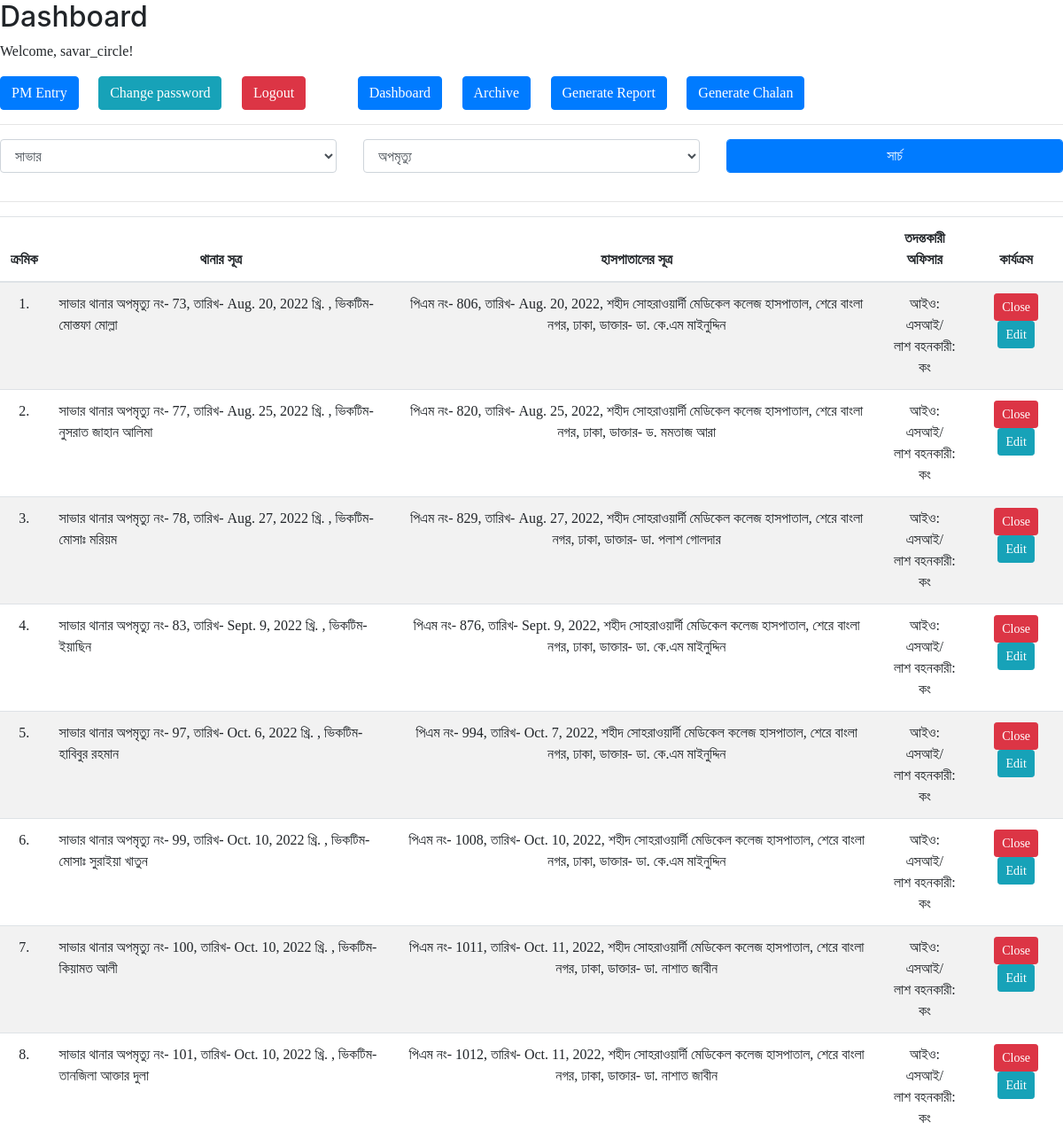
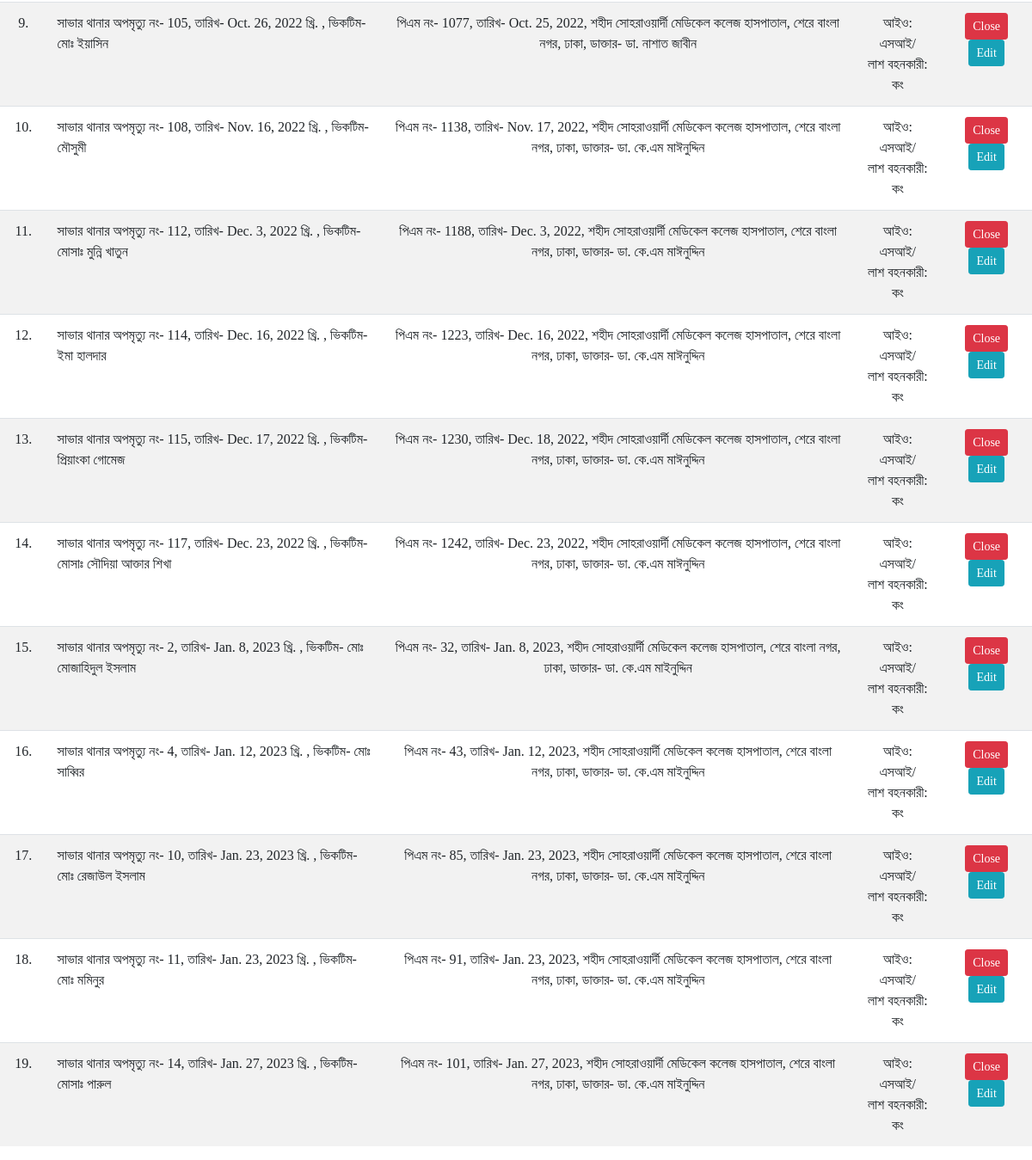
Screenshot of / (signed in) with the database file from the repository (2 pictures, top to bottom).
### myapp/models.py (models this page shows)
class CustomUser(AbstractUser):
    first_name = None
    last_name = None
    psname = models.CharField(max_length=255, null=True, blank=True)
    pschache = models.CharField(max_length=255, null=True, blank=True)
    casechache = models.CharField(max_length=255, null=True, blank=True)

class PmList(models.Model):
    pmNo = models.IntegerField(default=0)
    pmdate = models.DateField(default=datetime.date.today)
    uniquepmid = models.CharField(max_length=16, unique=True)
    hospitalName = models.CharField(max_length=256)
    doctorName = models.CharField(max_length=256, null=True, blank=True)
    victimName = models.CharField(max_length=256)
    referencePS = models.CharField(max_length=32)
    referenceType = models.CharField(max_length=64)
    referenceNo = models.IntegerField(default=0)
    referenceDate = models.DateField(default=datetime.date.today)
    referenceSection = models.CharField(max_length=256, null=True, blank=True)
    reminderNo = models.IntegerField(default=0)
    lastMemoNo = models.IntegerField(default=0)
    lastMemoDate = models.DateField(default=datetime.date.today)
    status = models.CharField(max_length=64, default='pending')
    investofficer = models.CharField(max_length=256)
    caringcong = models.CharField(max_length=256)
    pmavailablity = models.CharField(max_length=16)
    pmstatus = models.CharField(max_length=16)
    dnaavailablity = models.CharField(max_length=16)
    dnastatus = models.CharField(max_length=16)
    maavailablity = models.CharField(max_length=16)
    mastatus = models.CharField(max_length=16)
    caavailablity = models.CharField(max_length=16)
    castatus = models.CharField(max_length=16)
    otheravailablity = models.CharField(max_length=16)
    otherstatus = models.CharField(max_length=16)

### myapp/views.py (the view)
# urls.py: path('', views.dashboard),
@login_required
def dashboard(request):
    if request.method == 'POST':
        userid = request.user.id
        pschache = request.POST['pschache']
        casechache = request.POST['casechache']
        CustomUser.objects.filter(id=userid).update(pschache=pschache, casechache=casechache)
        return redirect('/')
    else:
        pslist = config.pslist
        optlist = ['অপমৃত্যু', 'মামলা']
        activeps = request.user.pschache
        activelist = request.user.casechache
        context = ""
        if activeps:
            if activelist:
                context = PmList.objects.filter(referencePS=activeps, referenceType=activelist)
            else:
                context = PmList.objects.filter(referencePS=activeps)
        else:
            if activelist:
                context = PmList.objects.filter(referenceType=activelist)
            else:
                context = PmList.objects.all()
        return render(request, 'dashboard.html', {'context' : context, 'pslist' : pslist, 'optlist' : optlist})

### templates/dashboard.html (shortened to what this page needs)
{% extends 'base.html' %}
{% block content %}
  <h2>Dashboard</h2>
  <p>Welcome, {{ user.username }}!</p>
  <a href="{% url 'insertnewpm' %}"><button class="btn btn-primary">PM Entry</button></a>&nbsp;&nbsp;&nbsp;&nbsp;
  <a href="{% url 'change_password' %}"><button class="btn btn-info">Change password</button></a>&nbsp;&nbsp;&nbsp;&nbsp;
  <a href="{% url 'logout' %}"><button class="btn btn-danger">Logout</button></a>&nbsp;&nbsp;&nbsp;&nbsp;&nbsp;&nbsp;&nbsp;&nbsp;&nbsp;&nbsp;&nbsp;&nbsp;
  {% if request.user.is_superuser %}
  <a href="{% url 'home' %}"><button class="btn btn-primary">Dashboard</button></a>&nbsp;&nbsp;&nbsp;&nbsp;
  <a href="{% url 'archive' %}"><button class="btn btn-primary">Archive</button></a>&nbsp;&nbsp;&nbsp;&nbsp;
  <a href="{% url 'generateReport' %}"><button class="btn btn-primary">Generate Report</button></a>&nbsp;&nbsp;&nbsp;&nbsp;
  <a href="{% url 'generateChalan' %}"><button class="btn btn-primary">Generate Chalan</button></a>
  {% endif %}
  <br/><hr/>
  <form method="post">
    <div class="row">
      <div class="col">
        <div class="form-group">
          <select name="pschache" class="form-control">
            {% for local_ps in pslist %}
            {% if local_ps == request.user.pschache %}
            <option selected>{{ local_ps }}</option>
            {% else %}
            <option>{{ local_ps }}</option>
            {% endif %}
            {% endfor %}
          </select>
        </div>
      </div>
      <div class="col">
        <div class="form-group">
          <select name="casechache" class="form-control">
            {% for local_opt in optlist %}
            {% if local_opt == request.user.casechache %}
            <option selected>{{ local_opt }}</option>
            {% else %}
            <option>{{ local_opt }}</option>
            {% endif %}
            {% endfor %}
          </select>
        </div>
      </div>
      <div class="col">
        <div class="form-group">
          <button type="submit" class="form-control btn btn-primary">সার্চ</button>
        </div>
      </div>
    </diV>
  </form><hr/>
<table class="table table-striped table-inverse table-responsive">
    <thead>
        <tr>
            <th class="text-center">ক্রমিক</th>
            <th class="text-center">থানার সূত্র</th>
            <th class="text-center">হাসপাতালের সূত্র</th>
            <th class="text-center">তদন্তকারী অফিসার</th>
            <th class="text-center">কার্যক্রম</th>
        </tr>
        </thead>
        <tbody>
            {% for data in context %}
            <tr>
                <td class="text-center">{{ forloop.counter }}.</td>
                <td>{{ data.referencePS }} থানার {{ data.referenceType }} নং- {{ data.referenceNo }}, তারিখ- {{ data.referenceDate }} খ্রি.
                    , ভিকটিম- {{ data.victimName }}
                </td>
                <td class="text-center">পিএম নং- {{ data.pmNo }}, তারিখ- {{ data.pmdate }}, {{ data.hospitalName }}, ডাক্তার- {{ data.doctorName }}</td>
                <td class="text-center">আইও: {{ data.investofficer }}<br/>লাশ বহনকারী: {{ data.caringcong }}</td>
                <td class="text-center">
                  {% if request.user.is_superuser or data.referencePS == request.user.psname %}
                    <a href="close/{{ data.id }}"><button class='btn btn-sm btn-danger'>Close</button></a>
                    <a href="edit/{{ data.id }}"><button class='btn btn-sm btn-info'>Edit</button></a>
                  {% endif %}
              </td>
            </tr>
            {% endfor %}
        </tbody>
</table>
{% endblock %}

### templates/base.html (shortened to what this page needs)
<!DOCTYPE html>
{% load static %}
<html lang="en">
<head>
    <link rel="stylesheet" href="{% static 'css/bootstrap.min.css' %}">
    <link rel="stylesheet" href="{% static 'css/common.css' %}">
</head>
<body>
    {% block content %}
    {% endblock %}
</body>
</html>

### static/css/common.css (style rules this page uses)
* { font-family: SolaimanLipi; }

### rows the page displays
CustomUser: username "savar_circle", pschache "সাভার", casechache "অপমৃত্যু"
PmList: referencePS "সাভার", referenceType "অপমৃত্যু", referenceNo "73", referenceDate "Aug. 20, 2022", victimName "মোস্তফা মোল্লা", pmNo "806", pmdate "Aug. 20, 2022", hospitalName "শহীদ সোহরাওয়ার্দী মেডিকেল কলেজ হাসপাতাল, শেরে বাংলা নগর, ঢাকা", doctorName "ডা. কে.এম মাইনুদ্দিন", investofficer "এসআই/", caringcong "কং"
PmList: referencePS "সাভার", referenceType "অপমৃত্যু", referenceNo "77", referenceDate "Aug. 25, 2022", victimName "নুসরাত জাহান আলিমা", pmNo "820", pmdate "Aug. 25, 2022", hospitalName "শহীদ সোহরাওয়ার্দী মেডিকেল কলেজ হাসপাতাল, শেরে বাংলা নগর, ঢাকা", doctorName "ড. মমতাজ আরা", investofficer "এসআই/", caringcong "কং"
PmList: referencePS "সাভার", referenceType "অপমৃত্যু", referenceNo "78", referenceDate "Aug. 27, 2022", victimName "মোসাঃ মরিয়ম", pmNo "829", pmdate "Aug. 27, 2022", hospitalName "শহীদ সোহরাওয়ার্দী মেডিকেল কলেজ হাসপাতাল, শেরে বাংলা নগর, ঢাকা", doctorName "ডা. পলাশ গোলদার", investofficer "এসআই/", caringcong "কং"
PmList: referencePS "সাভার", referenceType "অপমৃত্যু", referenceNo "83", referenceDate "Sept. 9, 2022", victimName "ইয়াছিন", pmNo "876", pmdate "Sept. 9, 2022", hospitalName "শহীদ সোহরাওয়ার্দী মেডিকেল কলেজ হাসপাতাল, শেরে বাংলা নগর, ঢাকা", doctorName "ডা. কে.এম মাইনুদ্দিন", investofficer "এসআই/", caringcong "কং"
PmList: referencePS "সাভার", referenceType "অপমৃত্যু", referenceNo "97", referenceDate "Oct. 6, 2022", victimName "হাবিবুর রহমান", pmNo "994", pmdate "Oct. 7, 2022", hospitalName "শহীদ সোহরাওয়ার্দী মেডিকেল কলেজ হাসপাতাল, শেরে বাংলা নগর, ঢাকা", doctorName "ডা. কে.এম মাইনুদ্দিন", investofficer "এসআই/", caringcong "কং"
PmList: referencePS "সাভার", referenceType "অপমৃত্যু", referenceNo "99", referenceDate "Oct. 10, 2022", victimName "মোসাঃ সুরাইয়া খাতুন", pmNo "1008", pmdate "Oct. 10, 2022", hospitalName "শহীদ সোহরাওয়ার্দী মেডিকেল কলেজ হাসপাতাল, শেরে বাংলা নগর, ঢাকা", doctorName "ডা. কে.এম মাইনুদ্দিন", investofficer "এসআই/", caringcong "কং"
PmList: referencePS "সাভার", referenceType "অপমৃত্যু", referenceNo "100", referenceDate "Oct. 10, 2022", victimName "কিয়ামত আলী", pmNo "1011", pmdate "Oct. 11, 2022", hospitalName "শহীদ সোহরাওয়ার্দী মেডিকেল কলেজ হাসপাতাল, শেরে বাংলা নগর, ঢাকা", doctorName "ডা. নাশাত জাবীন", investofficer "এসআই/", caringcong "কং"
PmList: referencePS "সাভার", referenceType "অপমৃত্যু", referenceNo "101", referenceDate "Oct. 10, 2022", victimName "তানজিলা আক্তার দুলা", pmNo "1012", pmdate "Oct. 11, 2022", hospitalName "শহীদ সোহরাওয়ার্দী মেডিকেল কলেজ হাসপাতাল, শেরে বাংলা নগর, ঢাকা", doctorName "ডা. নাশাত জাবীন", investofficer "এসআই/", caringcong "কং"
PmList: referencePS "সাভার", referenceType "অপমৃত্যু", referenceNo "105", referenceDate "Oct. 26, 2022", victimName "মোঃ ইয়াসিন", pmNo "1077", pmdate "Oct. 25, 2022", hospitalName "শহীদ সোহরাওয়ার্দী মেডিকেল কলেজ হাসপাতাল, শেরে বাংলা নগর, ঢাকা", doctorName "ডা. নাশাত জাবীন", investofficer "এসআই/", caringcong "কং"
PmList: referencePS "সাভার", referenceType "অপমৃত্যু", referenceNo "108", referenceDate "Nov. 16, 2022", victimName "মৌসুমী", pmNo "1138", pmdate "Nov. 17, 2022", hospitalName "শহীদ সোহরাওয়ার্দী মেডিকেল কলেজ হাসপাতাল, শেরে বাংলা নগর, ঢাকা", doctorName "ডা. কে.এম মাঈনুদ্দিন", investofficer "এসআই/", caringcong "কং"
PmList: referencePS "সাভার", referenceType "অপমৃত্যু", referenceNo "112", referenceDate "Dec. 3, 2022", victimName "মোসাঃ মুন্নি খাতুন", pmNo "1188", pmdate "Dec. 3, 2022", hospitalName "শহীদ সোহরাওয়ার্দী মেডিকেল কলেজ হাসপাতাল, শেরে বাংলা নগর, ঢাকা", doctorName "ডা. কে.এম মাঈনুদ্দিন", investofficer "এসআই/", caringcong "কং"
PmList: referencePS "সাভার", referenceType "অপমৃত্যু", referenceNo "114", referenceDate "Dec. 16, 2022", victimName "ইমা হালদার", pmNo "1223", pmdate "Dec. 16, 2022", hospitalName "শহীদ সোহরাওয়ার্দী মেডিকেল কলেজ হাসপাতাল, শেরে বাংলা নগর, ঢাকা", doctorName "ডা. কে.এম মাঈনুদ্দিন", investofficer "এসআই/", caringcong "কং"
PmList: referencePS "সাভার", referenceType "অপমৃত্যু", referenceNo "115", referenceDate "Dec. 17, 2022", victimName "প্রিয়াংকা গোমেজ", pmNo "1230", pmdate "Dec. 18, 2022", hospitalName "শহীদ সোহরাওয়ার্দী মেডিকেল কলেজ হাসপাতাল, শেরে বাংলা নগর, ঢাকা", doctorName "ডা. কে.এম মাঈনুদ্দিন", investofficer "এসআই/", caringcong "কং"
PmList: referencePS "সাভার", referenceType "অপমৃত্যু", referenceNo "117", referenceDate "Dec. 23, 2022", victimName "মোসাঃ সৌদিয়া আক্তার শিখা", pmNo "1242", pmdate "Dec. 23, 2022", hospitalName "শহীদ সোহরাওয়ার্দী মেডিকেল কলেজ হাসপাতাল, শেরে বাংলা নগর, ঢাকা", doctorName "ডা. কে.এম মাঈনুদ্দিন", investofficer "এসআই/", caringcong "কং"
PmList: referencePS "সাভার", referenceType "অপমৃত্যু", referenceNo "2", referenceDate "Jan. 8, 2023", victimName "মোঃ মোজাহিদুল ইসলাম", pmNo "32", pmdate "Jan. 8, 2023", hospitalName "শহীদ সোহরাওয়ার্দী মেডিকেল কলেজ হাসপাতাল, শেরে বাংলা নগর, ঢাকা", doctorName "ডা. কে.এম মাইনুদ্দিন", investofficer "এসআই/", caringcong "কং"
PmList: referencePS "সাভার", referenceType "অপমৃত্যু", referenceNo "4", referenceDate "Jan. 12, 2023", victimName "মোঃ সাব্বির", pmNo "43", pmdate "Jan. 12, 2023", hospitalName "শহীদ সোহরাওয়ার্দী মেডিকেল কলেজ হাসপাতাল, শেরে বাংলা নগর, ঢাকা", doctorName "ডা. কে.এম মাইনুদ্দিন", investofficer "এসআই/", caringcong "কং"
PmList: referencePS "সাভার", referenceType "অপমৃত্যু", referenceNo "10", referenceDate "Jan. 23, 2023", victimName "মোঃ রেজাউল ইসলাম", pmNo "85", pmdate "Jan. 23, 2023", hospitalName "শহীদ সোহরাওয়ার্দী মেডিকেল কলেজ হাসপাতাল, শেরে বাংলা নগর, ঢাকা", doctorName "ডা. কে.এম মাইনুদ্দিন", investofficer "এসআই/", caringcong "কং"
PmList: referencePS "সাভার", referenceType "অপমৃত্যু", referenceNo "11", referenceDate "Jan. 23, 2023", victimName "মোঃ মমিনুর", pmNo "91", pmdate "Jan. 23, 2023", hospitalName "শহীদ সোহরাওয়ার্দী মেডিকেল কলেজ হাসপাতাল, শেরে বাংলা নগর, ঢাকা", doctorName "ডা. কে.এম মাইনুদ্দিন", investofficer "এসআই/", caringcong "কং"
PmList: referencePS "সাভার", referenceType "অপমৃত্যু", referenceNo "14", referenceDate "Jan. 27, 2023", victimName "মোসাঃ পারুল", pmNo "101", pmdate "Jan. 27, 2023", hospitalName "শহীদ সোহরাওয়ার্দী মেডিকেল কলেজ হাসপাতাল, শেরে বাংলা নগর, ঢাকা", doctorName "ডা. কে.এম মাইনুদ্দিন", investofficer "এসআই/", caringcong "কং"
